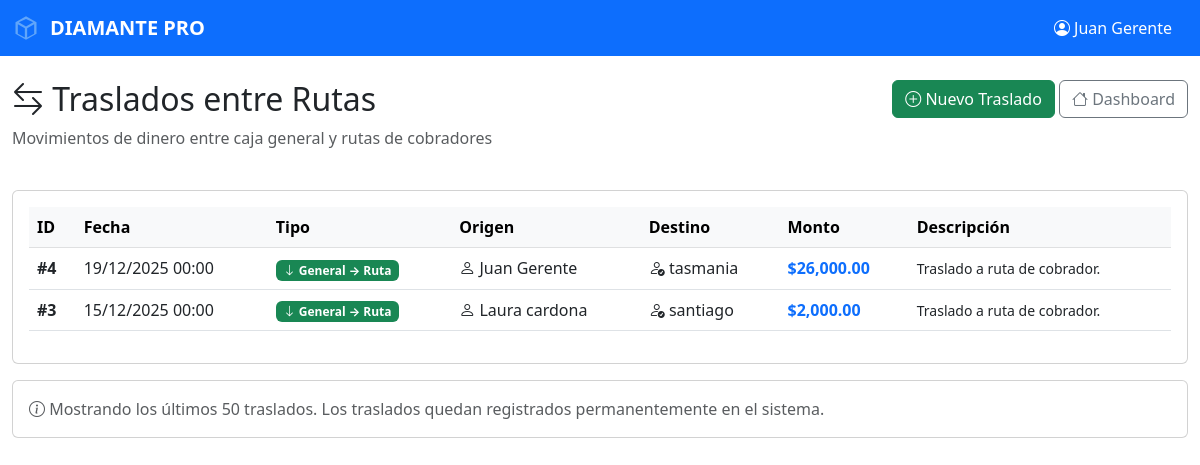
Page /traslados (signed in) on the committed database.
### app/models.py (models this page shows)
class Usuario(db.Model):
    __tablename__ = 'usuarios'
    id = db.Column(db.Integer, primary_key=True)
    nombre = db.Column(db.String(100), nullable=False)
    usuario = db.Column(db.String(50), unique=True, nullable=False)
    password = db.Column(db.String(200), nullable=False)
    rol = db.Column(db.String(20), nullable=False) # 'dueno', 'secretaria', 'supervisor', 'cobrador'
    activo = db.Column(db.Boolean, default=True)
    fecha_creacion = db.Column(db.DateTime, default=datetime.utcnow)

class Transaccion(db.Model):
    __tablename__ = 'transacciones'
    id = db.Column(db.Integer, primary_key=True)
    naturaleza = db.Column(db.String(20), nullable=False)
    concepto = db.Column(db.String(50), nullable=False)
    descripcion = db.Column(db.String(200))
    monto = db.Column(db.Float, nullable=False)
    fecha = db.Column(db.DateTime, default=datetime.utcnow)
    usuario_origen_id = db.Column(db.Integer, db.ForeignKey('usuarios.id'), nullable=False)
    usuario_destino_id = db.Column(db.Integer, db.ForeignKey('usuarios.id'), nullable=True)
    prestamo_id = db.Column(db.Integer, db.ForeignKey('prestamos.id'), nullable=True)
    foto_evidencia = db.Column(db.String(300))
    usuario_origen = db.relationship('Usuario', foreign_keys=[usuario_origen_id], backref='transacciones_origen')
    usuario_destino = db.relationship('Usuario', foreign_keys=[usuario_destino_id], backref='transacciones_destino')

### app/routes.py (the view)
    @app.route('/traslados')
    def traslados_lista():
        if 'usuario_id' not in session:
            return redirect(url_for('home'))
        if session.get('rol') not in ['dueno', 'gerente', 'supervisor', 'secretaria']:
            return redirect(url_for('dashboard'))
        traslados = Transaccion.query.filter(
            Transaccion.concepto.like('TRASLADO%')
        ).order_by(Transaccion.fecha.desc()).limit(50).all()
        return render_template('traslados_lista.html',
                             traslados=traslados,
                             nombre=session.get('nombre'),
                             rol=session.get('rol'))

### app/templates/traslados_lista.html (shortened to what this page needs)
<!DOCTYPE html>
<html>
<head>
    <link href="https://cdn.jsdelivr.net/npm/bootstrap@5.3.0/dist/css/bootstrap.min.css" rel="stylesheet">
    <link rel="stylesheet" href="https://cdn.jsdelivr.net/npm/bootstrap-icons@1.11.0/font/bootstrap-icons.css">
</head>
<body>
    <nav class="navbar navbar-expand-lg navbar-dark bg-primary">
        <div class="container-fluid">
            <a class="navbar-brand" href="/dashboard" style="display: inline-flex; align-items: center; gap: 10px; font-weight: 600;">
                <svg style="width: 28px; height: 28px; fill: #60a5fa;" viewBox="0 0 24 24">
                    <path d="M12 2L3 7v10l9 5 9-5V7l-9-5zm0 2.18L18.18 7 12 10.82 5.82 7 12 4.18zM5 8.82l6 3.5v7.86l-6-3.33V8.82zm8 11.36v-7.86l6-3.5v8.03l-6 3.33z"/>
                </svg>
                <span>DIAMANTE PRO</span>
            </a>
            <div class="d-flex align-items-center">
                <span class="text-white me-3">
                    <i class="bi bi-person-circle"></i> {{ nombre }}
                </span>
            </div>
        </div>
    </nav>
    <div class="container-fluid mt-4">
        <div class="row mb-4">
            <div class="col-md-6">
                <h2><i class="bi bi-arrow-left-right"></i> Traslados entre Rutas</h2>
                <p class="text-muted">Movimientos de dinero entre caja general y rutas de cobradores</p>
            </div>
            <div class="col-md-6 text-end">
                <a href="/traslados/nuevo" class="btn btn-success">
                    <i class="bi bi-plus-circle"></i> Nuevo Traslado
                </a>
                <a href="/dashboard" class="btn btn-outline-secondary">
                    <i class="bi bi-house"></i> Dashboard
                </a>
            </div>
        </div>
        <div class="card">
            <div class="card-body">
                {% if traslados %}
                <div class="table-responsive">
                    <table class="table table-hover">
                        <thead class="table-light">
                            <tr>
                                <th>ID</th>
                                <th>Fecha</th>
                                <th>Tipo</th>
                                <th>Origen</th>
                                <th>Destino</th>
                                <th>Monto</th>
                                <th>Descripción</th>
                            </tr>
                        </thead>
                        <tbody>
                            {% for traslado in traslados %}
                            <tr>
                                <td><strong>#{{ traslado.id }}</strong></td>
                                <td>{{ traslado.fecha.strftime('%d/%m/%Y %H:%M') }}</td>
                                <td>
                                    {% if traslado.concepto == 'TRASLADO A RUTA' %}
                                    <span class="badge bg-success">
                                        <i class="bi bi-arrow-down"></i> General → Ruta
                                    </span>
                                    {% else %}
                                    <span class="badge bg-danger">
                                        <i class="bi bi-arrow-up"></i> Ruta → General
                                    </span>
                                    {% endif %}
                                </td>
                                <td>
                                    <i class="bi bi-person"></i> {{ traslado.usuario_origen.nombre }}
                                </td>
                                <td>
                                    <i class="bi bi-person-check"></i> {{ traslado.usuario_destino.nombre }}
                                </td>
                                <td>
                                    <strong class="text-primary">${{ "{:,.2f}".format(traslado.monto) }}</strong>
                                </td>
                                <td>
                                    <small>{{ traslado.descripcion[:50] }}{% if traslado.descripcion and traslado.descripcion|length > 50 %}...{% endif %}</small>
                                </td>
                            </tr>
                            {% endfor %}
                        </tbody>
                    </table>
                </div>
                {% else %}
                <div class="alert alert-info text-center">
                    <i class="bi bi-info-circle"></i>
                    No hay traslados registrados. <a href="/traslados/nuevo">Registra el primero aquí</a>.
                </div>
                {% endif %}
            </div>
        </div>
        {% if traslados %}
        <div class="card mt-3">
            <div class="card-body">
                <p class="text-muted mb-0">
                    <i class="bi bi-info-circle"></i>
                    Mostrando los últimos 50 traslados. Los traslados quedan registrados permanentemente en el sistema.
                </p>
            </div>
        </div>
        {% endif %}
    </div>
</body>
</html>

### rows in the picture
Usuario: nombre "Juan Gerente"
Transaccion: id "4", fecha "19/12/2025 00:00", concepto "TRASLADO A RUTA" (drawn), usuario_origen.nombre "Juan Gerente", usuario_destino.nombre "tasmania", monto "26,000.00", descripcion "Traslado a ruta de cobrador."
Transaccion: id "3", fecha "15/12/2025 00:00", concepto "TRASLADO A RUTA" (drawn), usuario_origen.nombre "Laura cardona", usuario_destino.nombre "santiago", monto "2,000.00", descripcion "Traslado a ruta de cobrador."
